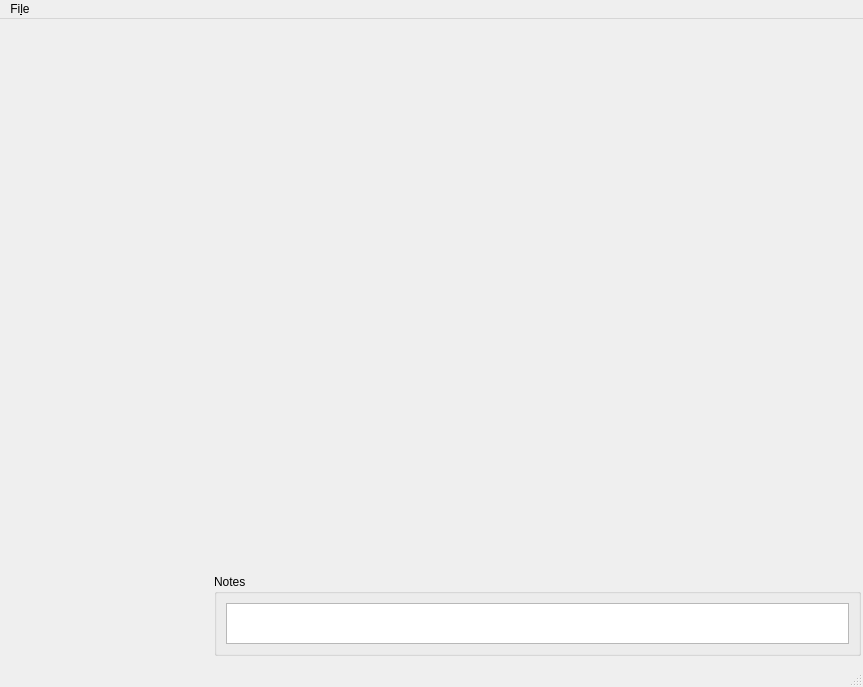
<?xml version="1.0" encoding="UTF-8"?>
<ui version="4.0">
 <class>MainWindow</class>
 <widget class="QMainWindow" name="MainWindow">
  <property name="geometry">
   <rect>
    <x>0</x>
    <y>0</y>
    <width>863</width>
    <height>687</height>
   </rect>
  </property>
  <property name="sizePolicy">
   <sizepolicy hsizetype="Preferred" vsizetype="Preferred">
    <horstretch>0</horstretch>
    <verstretch>0</verstretch>
   </sizepolicy>
  </property>
  <property name="minimumSize">
   <size>
    <width>0</width>
    <height>0</height>
   </size>
  </property>
  <property name="maximumSize">
   <size>
    <width>10000</width>
    <height>10000</height>
   </size>
  </property>
  <property name="acceptDrops">
   <bool>true</bool>
  </property>
  <property name="windowTitle">
   <string>HAL-4000</string>
  </property>
  <property name="windowIcon">
   <iconset>
    <normaloff>../../HAL-4000.ico</normaloff>../../HAL-4000.ico</iconset>
  </property>
  <widget class="QWidget" name="centralwidget">
   <property name="sizePolicy">
    <sizepolicy hsizetype="Preferred" vsizetype="Preferred">
     <horstretch>0</horstretch>
     <verstretch>0</verstretch>
    </sizepolicy>
   </property>
   <property name="minimumSize">
    <size>
     <width>0</width>
     <height>0</height>
    </size>
   </property>
   <property name="maximumSize">
    <size>
     <width>10000</width>
     <height>10000</height>
    </size>
   </property>
   <property name="acceptDrops">
    <bool>true</bool>
   </property>
   <layout class="QHBoxLayout" name="horizontalLayout_2">
    <property name="spacing">
     <number>2</number>
    </property>
    <property name="leftMargin">
     <number>2</number>
    </property>
    <property name="topMargin">
     <number>2</number>
    </property>
    <property name="rightMargin">
     <number>2</number>
    </property>
    <item>
     <widget class="QWidget" name="containerWidget" native="true">
      <property name="minimumSize">
       <size>
        <width>210</width>
        <height>0</height>
       </size>
      </property>
      <property name="maximumSize">
       <size>
        <width>210</width>
        <height>16777215</height>
       </size>
      </property>
     </widget>
    </item>
    <item>
     <layout class="QVBoxLayout" name="verticalLayout">
      <item>
       <widget class="QFrame" name="cameraFrame">
        <property name="sizePolicy">
         <sizepolicy hsizetype="Preferred" vsizetype="Preferred">
          <horstretch>0</horstretch>
          <verstretch>0</verstretch>
         </sizepolicy>
        </property>
        <property name="minimumSize">
         <size>
          <width>645</width>
          <height>551</height>
         </size>
        </property>
        <property name="maximumSize">
         <size>
          <width>16777215</width>
          <height>16777215</height>
         </size>
        </property>
        <property name="frameShadow">
         <enum>QFrame::Plain</enum>
        </property>
        <property name="lineWidth">
         <number>0</number>
        </property>
       </widget>
      </item>
      <item>
       <widget class="QGroupBox" name="notesGroupBox">
        <property name="sizePolicy">
         <sizepolicy hsizetype="Preferred" vsizetype="Preferred">
          <horstretch>0</horstretch>
          <verstretch>0</verstretch>
         </sizepolicy>
        </property>
        <property name="minimumSize">
         <size>
          <width>0</width>
          <height>70</height>
         </size>
        </property>
        <property name="maximumSize">
         <size>
          <width>16777215</width>
          <height>140</height>
         </size>
        </property>
        <property name="title">
         <string>Notes</string>
        </property>
        <layout class="QVBoxLayout" name="verticalLayout_2">
         <item>
          <widget class="QTextEdit" name="notesEdit">
           <property name="sizePolicy">
            <sizepolicy hsizetype="Preferred" vsizetype="Preferred">
             <horstretch>0</horstretch>
             <verstretch>0</verstretch>
            </sizepolicy>
           </property>
           <property name="minimumSize">
            <size>
             <width>20</width>
             <height>37</height>
            </size>
           </property>
           <property name="maximumSize">
            <size>
             <width>10000</width>
             <height>10000</height>
            </size>
           </property>
          </widget>
         </item>
        </layout>
       </widget>
      </item>
     </layout>
    </item>
   </layout>
  </widget>
  <widget class="QMenuBar" name="menubar">
   <property name="geometry">
    <rect>
     <x>0</x>
     <y>0</y>
     <width>863</width>
     <height>25</height>
    </rect>
   </property>
   <widget class="QMenu" name="menuFile">
    <property name="title">
     <string>Fi&amp;le</string>
    </property>
    <addaction name="actionSettings"/>
    <addaction name="actionShutter"/>
    <addaction name="actionDirectory"/>
    <addaction name="separator"/>
    <addaction name="actionQuit"/>
   </widget>
   <addaction name="menuFile"/>
  </widget>
  <widget class="QStatusBar" name="statusbar"/>
  <action name="actionQuit">
   <property name="text">
    <string>&amp;Quit</string>
   </property>
  </action>
  <action name="actionSettings">
   <property name="text">
    <string>&amp;New Settings</string>
   </property>
  </action>
  <action name="actionShutter">
   <property name="text">
    <string>N&amp;ew Shutter Sequence</string>
   </property>
  </action>
  <action name="actionDirectory">
   <property name="text">
    <string>&amp;Set Working Directory</string>
   </property>
  </action>
  <action name="actionIllumination">
   <property name="text">
    <string>Illumination</string>
   </property>
  </action>
  <action name="actionStage">
   <property name="text">
    <string>Stage</string>
   </property>
  </action>
  <action name="actionFocus_Lock">
   <property name="text">
    <string>Focus Lock</string>
   </property>
  </action>
  <action name="actionSpot_Counter">
   <property name="text">
    <string>Spot Counter</string>
   </property>
  </action>
  <action name="actionSwitch_Test">
   <property name="text">
    <string>Switch Test</string>
   </property>
  </action>
  <action name="actionMisc_Controls">
   <property name="text">
    <string>Misc. Controls</string>
   </property>
  </action>
  <action name="actionProgression">
   <property name="text">
    <string>Progressions</string>
   </property>
  </action>
  <action name="actionDisconnect">
   <property name="text">
    <string>Disconnect</string>
   </property>
  </action>
 </widget>
 <resources/>
 <connections/>
</ui>
